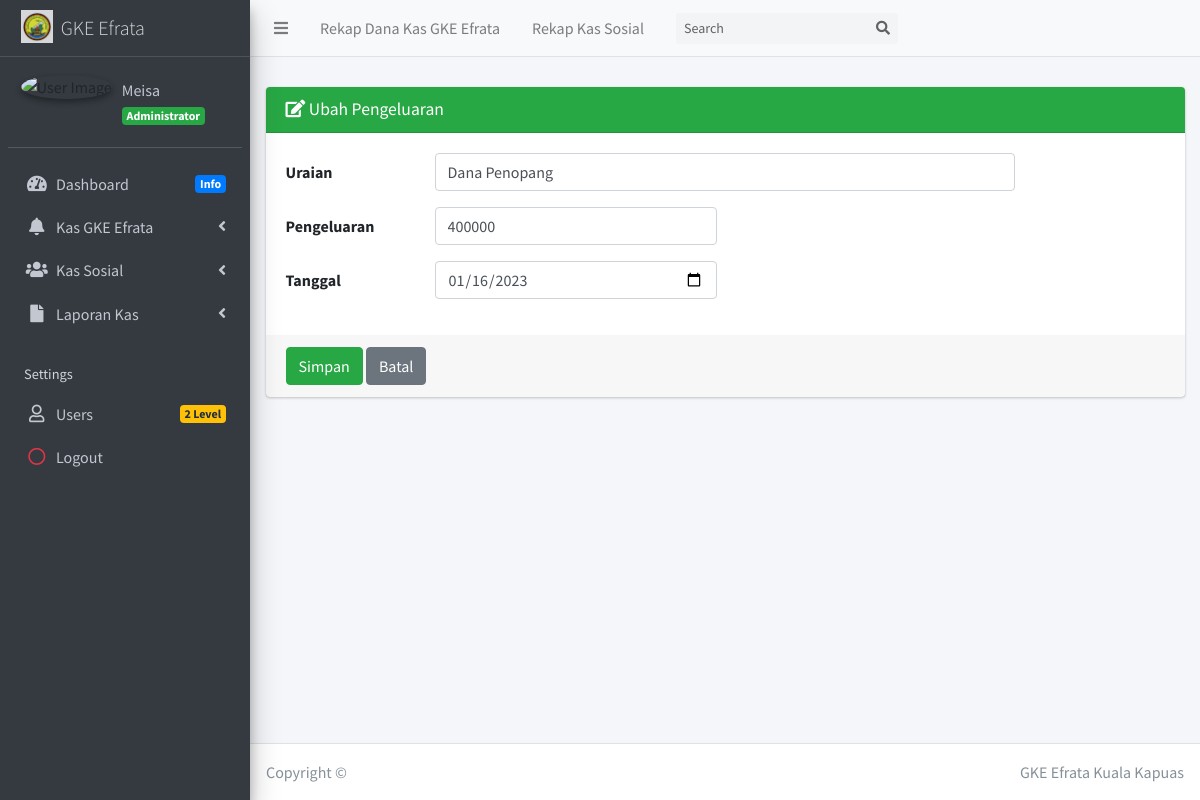
Page /?page=o_edit_km&kode=1 (signed in) on the committed database.
### tables this page shows
CREATE TABLE IF NOT EXISTS `dana_kas` (
  `id_kas` int(11) NOT NULL,
  `tgl_kas` date NOT NULL,
  `uraian_kas` varchar(200) NOT NULL,
  `masuk` int(11) NOT NULL,
  `keluar` int(11) NOT NULL,
  `jenis` enum('Masuk','Keluar') NOT NULL,
  `waktu` timestamp NOT NULL DEFAULT CURRENT_TIMESTAMP ON UPDATE CURRENT_TIMESTAMP,
  PRIMARY KEY (`id_kas`)
);

### bendahara/efrata/out/edit_kas.php (the view, shortened to what this page needs)
<?php
    if(isset($_GET['kode'])){
        $sql_cek = "SELECT * FROM dana_kas WHERE id_kas='".$_GET['kode']."'";
        $query_cek = mysqli_query($koneksi, $sql_cek);
        $data_cek = mysqli_fetch_array($query_cek,MYSQLI_BOTH);
    }
?>
<div class="card card-success">
  <div class="card-header">
    <h3 class="card-title"><i class="fa fa-edit"></i> Ubah Pengeluaran</h3>
  </div>
  <form action="" method="post" enctype="multipart/form-data">
    <div class="card-body">
      <div class="form-group row">
        <label class="col-sm-2 col-form-label">Uraian</label>
        <div class="col-sm-8">
          <input type="text" class="form-control" id="uraian_kas" name="uraian_kas" value="<?php echo $data_cek['uraian_kas']; ?>"/>
        </div>
      </div>
      <div class="form-group row">
        <label class="col-sm-2 col-form-label">Pengeluaran</label>
        <div class="col-sm-4">
          <input type="text" class="form-control" id="keluar" name="keluar" value="<?php echo $data_cek['keluar']; ?>"/>
        </div>
      </div>
      <div class="form-group row">
        <label class="col-sm-2 col-form-label">Tanggal</label>
        <div class="col-sm-4">
          <input type="date" class="form-control" id="tgl_kas" name="tgl_kas" value="<?php echo $data_cek['tgl_kas']; ?>"/>
        </div>
      </div>
    </div>
    <div class="card-footer">
      <input type="submit" name="Ubah" value="Simpan" class="btn btn-success" >
      <a href="?page=o_data_km" title="Kembali" class="btn btn-secondary">Batal</a>
    </div>
  </form>
</div>

### rows in the picture
dana_kas: uraian_kas "Dana Penopang", keluar "400000", tgl_kas "01/16/2023"

### other values in the picture
$data_nama "Meisa"
$data_level "Administrator"
